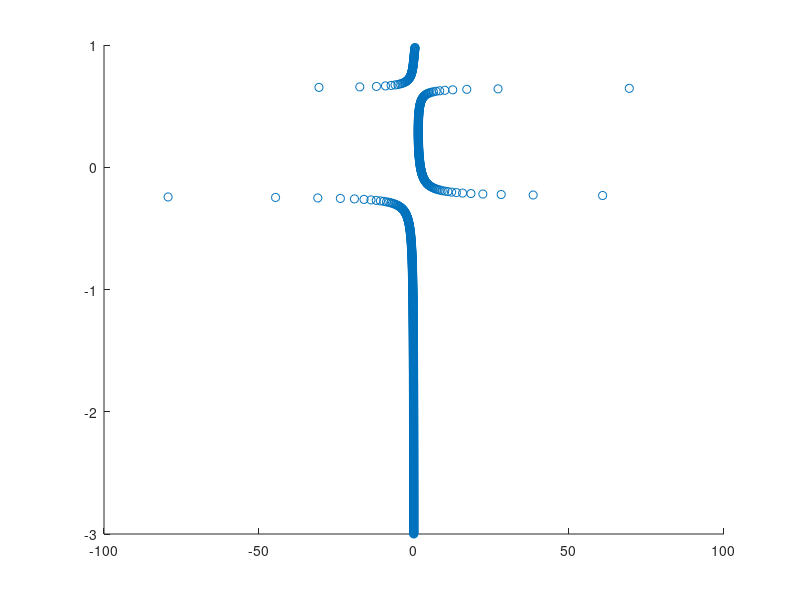

This figure's MATLAB source: (Note: this script raises an error after producing the figure.)
function eng_2_d3a3(n)
%TRAPPED_INTERACTION Summary of this function goes here
%   Detailed explanation goes here

if nargin == 0
   n = 5; 
end

%% Equation 33

%% Equation 34


% Ebounds = [-10 -0.225 0.49 ];

Np=1e3;
Ebounds = [-3 1];
a3d3_Mat = zeros(length(Ebounds)-1,Np);
funcs={};
for jj=1:size(Ebounds,1)
    Evec=linspace(Ebounds(jj,1)+1E-5,Ebounds(jj,2)-0.02,Np);

    d3a3 = eq34(Evec,n);
    
   
    
    foo = @(a_in) interp1(d3a3,Evec-1.5,a_in);
    funcs{jj}=foo;    
    a3d3_Mat(jj,:)=d3a3;
end

figure(1);
clf
scatter(1./a3d3_Mat,Evec);
xlim([-100 100]);

Ebounds = [...
    -10 -0.23;
    -0.22 0.574];
a3d3_Mat = zeros(length(Ebounds)-1,Np);
funcs={};
for jj=1:size(Ebounds,1)
    Evec=linspace(Ebounds(jj,1)+1E-5,Ebounds(jj,2),Np);

    d3a3 = eq34(Evec,n);
    
   
    
    foo = @(a_in) interp1(d3a3,Evec-1.5,a_in);
    funcs{jj}=foo;    
    a3d3_Mat(jj,:)=d3a3;
end
% 
% figure(3);
% co=get(gca,'colororder');
% clf
for kk=1:size(a3d3_Mat)
   scatter(1./a3d3_Mat(kk,:), linspace(Ebounds(kk,1)+1E-5,Ebounds(kk,2)-0.02,Np),10,co(kk,:));
   hold on
end
% xlim([-100 100]);

end

% Right hand side of equation 34. Convert energy to d^3/a^3
function d3_a3 = eq34(E,n)

d3_a3 = 0;
for k=0:(n-1)
    for l=0:(n-1)
        d3_a3 = d3_a3 + ...
            gamma((k+l+1)/n - 0.5*E + 0.25)./gamma((k+l+1)/n - 0.5*E - 1.25);
    end
end
d3_a3 = -8./n^2*d3_a3;

end

% Right hand side of equation 33. Convert energy to d^3/a^3
function d3_a3 = eq33(E,n)

d3_a3 = 0;
for k=0:(n-1)
    d3_a3 = d3_a3 + gamma((k+0.5)/n-0.5*E+0.75)./gamma((k+0.5)/n-E/2-0.25);    
end
d3_a3 = -8./n*d3_a3;

end